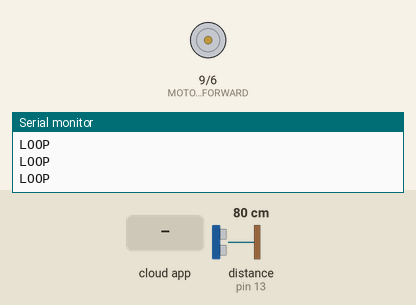
A sketch run on a simulated Arduino Uno, built with avr-gcc and run on an emulated ATmega328P. On the bench: motor-driver pin pairs drawn as motors (green arrow = first pin HIGH = forward, orange = second pin HIGH = backward, longer = more drive), the last lines printed to the serial monitor. Wiring (inferred from the names in the program): ultrasonic range finder: trigger pin 12; echo pin 13. The test bench sets the inputs (shaded band); at power-on: distance to the obstacle (sensor on pin 13) 80 cm. The echo pulse lasts 58.3 µs per cm; the ROS host is connected and sends only what is stated.

Above: at 1.2 s.
1.3 s: the phone or cloud app sets dir to 0
At 2.7 s:
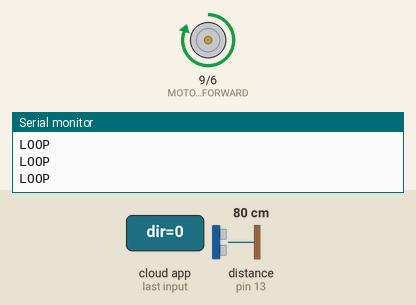
3.0 s: distance to the obstacle (sensor on pin 13) set to 250 cm
Timing chart, 0 to 6.0 s (numbered marks = the images above; inputs shaded):
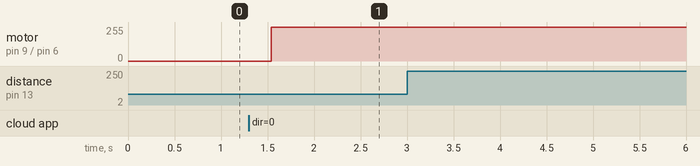

The sketch:

wall_follow.ino
```cpp
#include <ros.h>
#include <std_msgs/Int16.h>

#define trigPin 12
#define echoPin 13
#define MOTOR_FORWARD 9      // INA of motor driver board
#define MOTOR_REVERSE 6      // INB of motor

// 9 and 6 are chosen as the ~ indicates that the

int MOTOR_SPEED;
int MOTOR_MIN_SPEED = 0;
int MOTOR_MAX_SPEED = 150; //can adjust to 255 for full motor speed.
int POT_VAL;

long duration = 0;
int distance = 0;

ros::NodeHandle nh;

std_msgs::Int16 int_msg;

ros::Publisher arduino("distance", &int_msg);

#include <ros.h>
#include <std_msgs/Int16.h>
//int intensity = 0;
int way = 0;

void subscriber_node(const std_msgs::Int16& power_msg) {
  //intensity = power_msg.data;
  way = power_msg.data;
  if (way == 1) {
    digitalWrite(MOTOR_FORWARD, LOW);
    analogWrite(MOTOR_REVERSE, 50);
  } else if (way == 2){
    digitalWrite(MOTOR_REVERSE, LOW);
    analogWrite(MOTOR_FORWARD, 100);
  } else if (way == 3){
    digitalWrite(MOTOR_REVERSE, LOW);
    analogWrite(MOTOR_FORWARD, 150);
  } else {
    digitalWrite(MOTOR_REVERSE, LOW);
    analogWrite(MOTOR_FORWARD, 254);
  }
}

ros::Subscriber<std_msgs::Int16> s("dir", &subscriber_node);


void setup() {
  digitalWrite(13,HIGH);

  Serial.begin(9600);
  Serial.println("SETUP");
  pinMode(trigPin, OUTPUT);
  pinMode(echoPin, INPUT);
  pinMode(MOTOR_FORWARD, OUTPUT);
  pinMode(MOTOR_REVERSE, OUTPUT);

  nh.initNode();
  nh.advertise(arduino);
  nh.subscribe(s);

}

int rotation = 0;

void loop() {
  Serial.println("LOOP");

  digitalWrite(trigPin, LOW);
  delayMicroseconds(2);
  digitalWrite(trigPin, HIGH);
  delayMicroseconds(10);
  digitalWrite(trigPin, LOW);

  //digitalWrite(MOTOR_REVERSE, LOW);
  //analogWrite(MOTOR_FORWARD, 20); // the direction is visible at 20


  //digitalWrite(MOTOR_FORWARD, LOW);
  //analogWrite(MOTOR_REVERSE, 10);


  // if you want the fan to turn other way

  duration = pulseIn(echoPin, HIGH);

  distance = (duration/2) / 29.1;
  int_msg.data = distance;

//  digitalWrite(MOTOR_FORWARD, LOW);
//  analogWrite(MOTOR_REVERSE, distance);
    arduino.publish(&int_msg);

    nh.spinOnce();


  delay(250);
}
```

Measured:
- after the input at 1.3 s, motor on pin 9 (MOTOR_FORWARD) / pin 6 (MOTOR_REVERSE): stopped → forward 254/255 after 0.24 s
